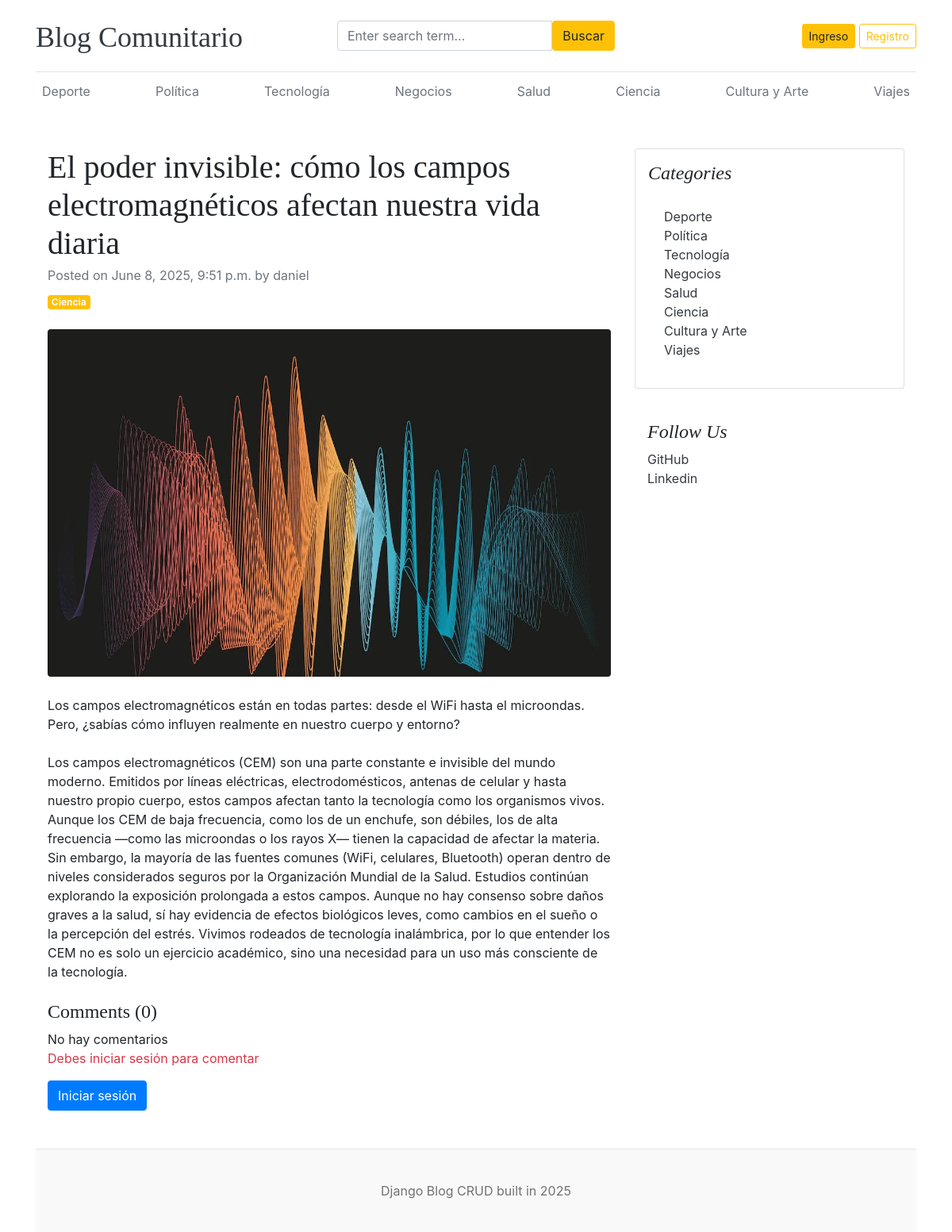
Page /blogs/el-poder-invisible-como-los-campos-electromagneticos-afectan-nuestra-vida-diaria-6/ on the committed database.
### blogs/models.py (models this page shows, shortened)
class Category(models.Model):
    category_name = models.CharField(max_length=50, unique=True)
    created_at = models.DateTimeField(auto_now_add=True)
    updated_at = models.DateTimeField(auto_now=True)
    class Meta:
        verbose_name_plural = "Categories"
    def __str__(self):
        return self.category_name

class Blog(models.Model):
    title = models.CharField(max_length=100)
    slug = models.SlugField(max_length=150, unique=True, blank=True)
    category = models.ForeignKey(Category, on_delete=models.CASCADE)
    author = models.ForeignKey(User, on_delete=models.CASCADE)
    featured_image = models.ImageField(upload_to='uploads/%y/%m/%d/')
    short_description = models.TextField(max_length=500)
    blog_body = models.TextField(max_length=2000)
    status = models.CharField(max_length=20, choices=STATUS_CHOICES, default="Draft")
    is_featured = models.BooleanField(default=False)
    created_at = models.DateTimeField(auto_now_add=True)
    updated_at = models.DateTimeField(auto_now=True)

### assignment/models.py (models this page shows, shortened)
class SocialLink(models.Model):
    platform = models.CharField(max_length=25)
    link = models.URLField(max_length=100)
    created_at = models.DateTimeField(auto_now_add=True)
    updated_at = models.DateTimeField(auto_now=True)

### blogs/views.py (the view, shortened to what this page needs)
# urls.py: path('blogs/<slug:slug>/', Blog_views.blogs, name='blogs'),
def blogs(request, slug):
    single_blog = get_object_or_404(Blog, slug=slug, status='Published')
    comments = Comment.objects.filter(blog=single_blog)
    context = {
        'single_blog': single_blog,
        'comments': comments,
    }
    return render(request, 'blogs.html', context)

### blogs/context_processors.py (called while the page is built)
def get_categories(request):
    categories = Category.objects.all()
    return dict(categories=categories)

def get_social_links(request):
    social_links = SocialLink.objects.all()
    return dict(social_links=social_links)

### templates/blogs.html
{% extends 'base.html' %}
{% block content %}
<div class="container mt-5">
    <div class="row">
        <div class="col-lg-8">
            <article>
                <header class="mb-4">
                    <h1 class="fw-bolder mb-1">{{ single_blog.title }}</h1>
                    <div class="text-muted fst-italic mb-2">Posted on {{ single_blog.created_at }} by {{ single_blog.author}}</div>
                    <a class="badge bg-warning text-decoration-none text-light" href="#!">{{ single_blog.category}}</a>
                </header>
                <figure class="mb-4"><img class="img-fluid rounded" src="{{ single_blog.featured_image.url }}" alt="..." /></figure>
                <section class="mb-5">
                    <p class="fs-5 mb-4">{{ single_blog.short_description }}</p>
                    <p class="fs-5 mb-4">{{ single_blog.blog_body }}</p>
                    <h4> Comments ({{ comments.count }})</h4>
                    {% if comments %}
                        {% for comment in comments %}
                            <div class="card mt-1">
                                <div class="card-body">
                                    <p class="card-text">
                                        <strong>{{ comment.user.username }}</strong>:
                                        <br>
                                        {{ comment.comment }}
                                    </p>
                                </div>
                            </div>
                        {% endfor %}
                    {% else %}
                    No hay comentarios
                    {% endif %}
                    <br>
                    <div class="form-group">
                        {% if user.is_authenticated %}
                        <form action="" method="POST">
                            {% csrf_token %}
                            <div class="form-group">
                                <textarea name="comment" id="" class="form-control" placeholder="Escribe tu comentario"></textarea>
                                <input type="submit" value="submit" class="btn btn-primary-mt-2">
                            </div>
                        </form>
                        {% else %}
                        <p class="text-danger">Debes iniciar sesión para comentar</p>
                        <a href="{% url 'login' %}" class="btn btn-primary">Iniciar sesión</a>
                        {% endif %}
                    </div>
                </section>
            </article>
        </div>
        <div class="col-lg-4">
            <div class="card mb-4 p-3">
                <h4 class="font-italic">Categories</h4>
                <div class="card-body">
                    <div class="row">
                        <div class="col-sm-6">
                            <ul class="list-unstyled mb-0">
                                {% for cat in categories %}
                                <li><a class="text-dark" href="{% url 'posts_by_category' cat.id %}">{{ cat.category_name }}</a></li>
                                {% endfor %}
                            </ul>
                        </div>
                    </div>
                </div>
            </div>
            {% if social_links %}
            <div class="p-3">
                <h4 class="font-italic">Follow Us</h4>
                <ol class="list-unstyled">
                    {% for i in social_links %}
                    <li><a class="text-dark" href="{{ i.link }}" target="_blank">{{ i.platform }}</a></li>
                    {% endfor %}
                </ol>
            </div>
            {% endif %}
        </div>
    </div>
</div>
{% endblock %}

### templates/base.html (shortened to what this page needs)
{% load static %}
<!DOCTYPE html>
<html lang="en">
<head>
    <link href="https://getbootstrap.com/docs/4.0/dist/css/bootstrap.min.css" rel="stylesheet">
    <link href="{% static 'css/blog.css' %}" rel="stylesheet">
    <link rel="stylesheet" href="https://cdnjs.cloudflare.com/ajax/libs/font-awesome/4.7.0/css/font-awesome.min.css">
  </head>
<body>
    <div class="container">
      <header class="blog-header py-3">
        <div class="row flex-nowrap justify-content-between align-items-center">
          <div class="col-4 pt-1">
            <a class="blog-header-logo text-dark" href="/">Blog Comunitario</a>
          </div>
          <div class="col-4">
            <form action="{% url 'search' %}" method="GET">
              <div class="input-group">
                <input class="form-control" type="text" name="keyword" value="{{ keyword }}" placeholder="Enter search term..." aria-label="Enter search term..." aria-describedby="button-search" />
                <button type="submit" class="btn btn-warning" id="button-search" type="button">Buscar</button>
              </div>
            </form>
          </div>
          <div class="col-4 d-flex justify-content-end align-items-center">
            {% if not user.is_authenticated %}
            <a class="btn btn-sm btn-warning" href="{% url 'login' %}">Ingreso</a> &nbsp;
            <a class="btn btn-sm btn-outline-warning" href="{% url 'register' %}">Registro</a>
            {% else %}
            <span><a href="{% url 'dashboard' %}" class="text-dark">Panel de Control</a></span>
            &emsp;
            <span><a href="{% url 'logout' %}" class="text-dark">Cerrar Sesión</a></span>
            {% endif %}
          </div>
        </div>
      </header>
      <div class="nav-scroller py-1 mb-2">
        <nav class="nav d-flex justify-content-between">
          {% for cat in categories %}
          <a class="p-2 text-muted" href="{% url 'posts_by_category' cat.id %}">{{ cat.category_name}}</a>
          {% endfor %}
        </nav>
      </div>
{% block content %}
{% endblock %}
 <footer class="blog-footer">
  <p>Django Blog CRUD built in 2025 </p>
</footer>
</body>
</html>

### blog_main/static/css/blog.css (style rules this page uses)
.blog-header { border-bottom: 1px solid #e5e5e5; }
.blog-header-logo { font-family: "Playfair Display", Georgia, "Times New Roman", serif; font-size: 2.25rem; }
h1, h2, h3, h4, h5, h6 { font-family: "Playfair Display", Georgia, "Times New Roman", serif; }
.blog-footer { padding: 2.5rem 0; color: #727272; text-align: center; background-color: #f9f9f9; border-top: .05rem solid #e5e5e5; }
.blog-footer p:last-child { margin-bottom: 0; }

### rows in the picture
Category: category_name "Deporte"
Category: category_name "Política"
Category: category_name "Tecnología"
Category: category_name "Negocios"
Category: category_name "Salud"
Category: category_name "Ciencia"
Category: category_name "Cultura y Arte"
Category: category_name "Viajes"
Blog: title "El poder invisible: cómo los campos electromagnéticos afectan nuestra vida diaria", created_at "June 8, 2025, 9:51 p.m.", author "daniel", category "Ciencia", featured_image (picture), short_description "Los campos electromagnéticos están en todas partes: desde el WiFi hasta el microondas. Pero, ¿sabías cómo influyen realmente en nuestro cuerpo y entorno?", blog_body "Los campos electromagnéticos (CEM) son una parte constante e invisible del mundo moderno. Emitidos por líneas eléctricas, electrodomésticos, antenas de celular y hasta nuestro propio cuerpo, estos campos afectan tanto la tecnología como los organismos vivos. Aunque los CEM de baja frecuencia, como los de un enchufe, son débiles, los de alta frecuencia —como las microondas o los rayos X— tienen la capacidad de afectar la materia. Sin embargo, la mayoría de las fuentes comunes (WiFi, celulares, Bluetooth) operan dentro de niveles considerados seguros por la Organización Mundial de la Salud. Estudios continúan explorando la exposición prolongada a estos campos. Aunque no hay consenso sobre…"
SocialLink: platform "GitHub"
SocialLink: platform "Linkedin"

### other values in the picture
{{ comments.count }} "0"
